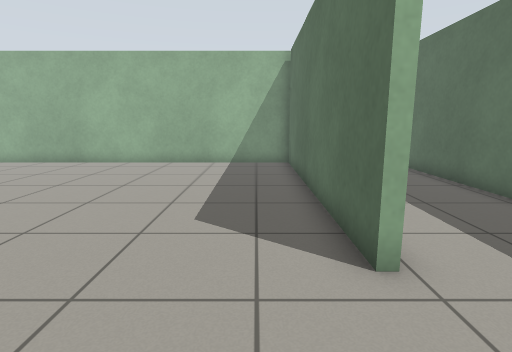
view 1 (above)

24 first-person views from a walk through a Gazebo world. The camera is 0.94 m above the floor, tilts 10° down and sees 80° across. The floor is counted in squares, 0.5 m on a side. Each view is taken from the middle of a square. On the plan, view 1 faces up. The plan holds only what a view shows up to about 16 squares ahead; the rest is blank. The place goes on beyond the plan.

view 2
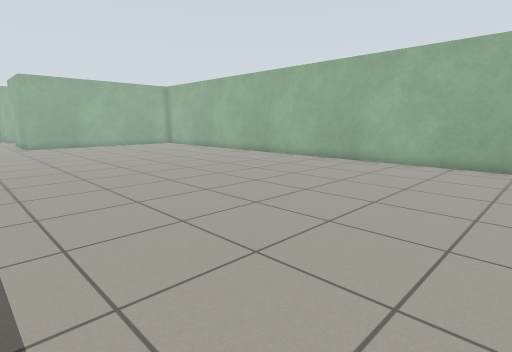

view 3
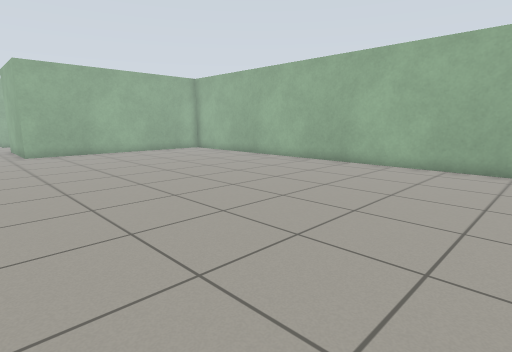

view 4
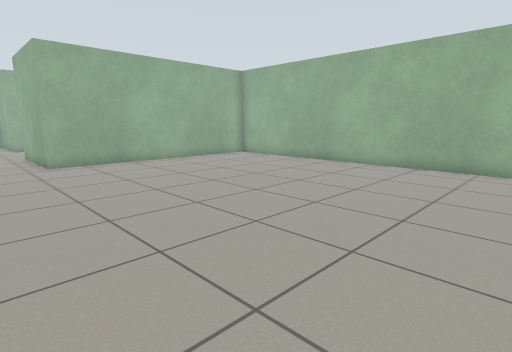

view 5
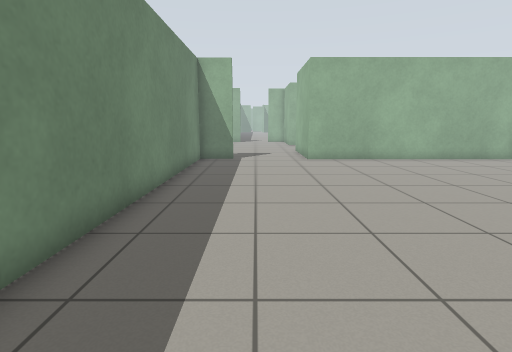

view 6
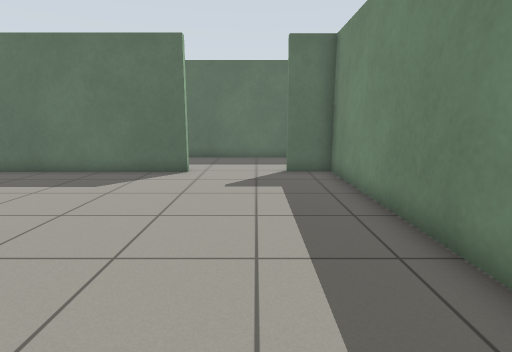

view 7
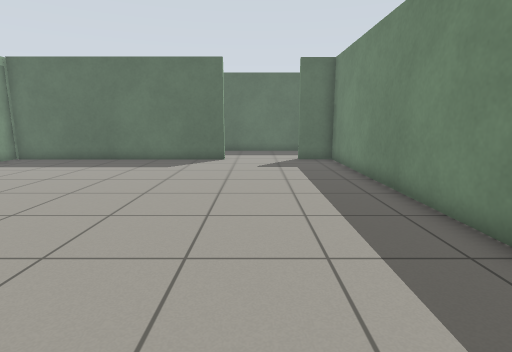

view 8
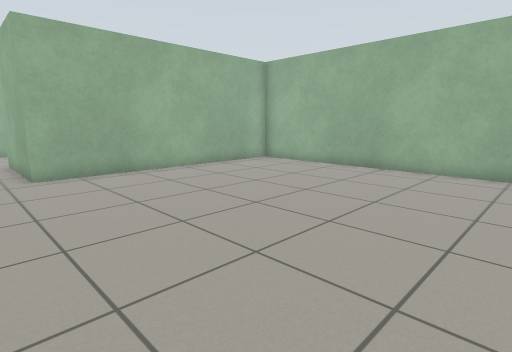

view 9
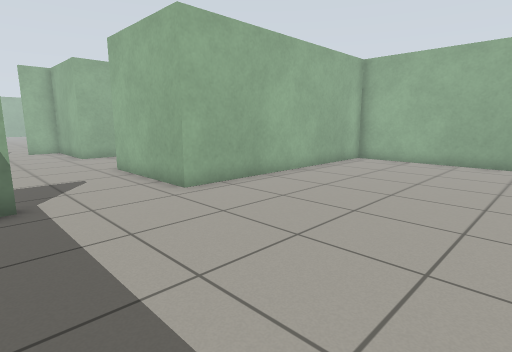

view 10
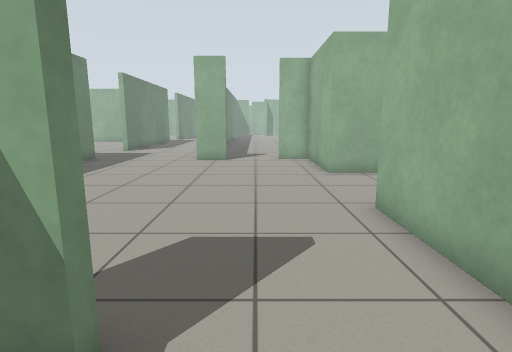

view 11
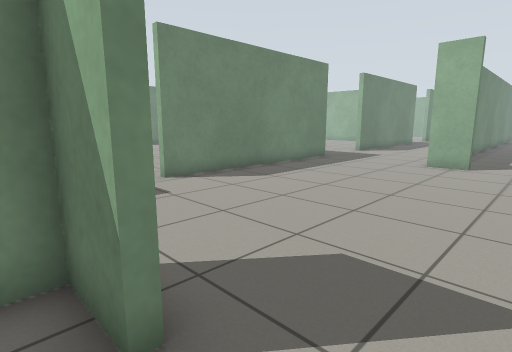

view 12
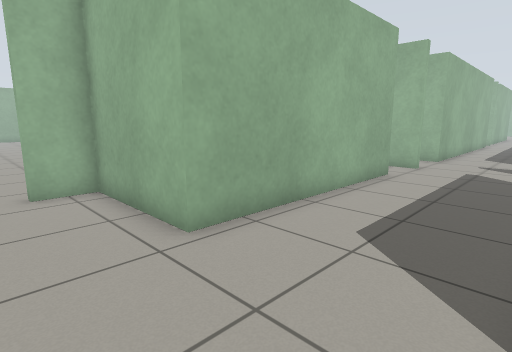

view 13
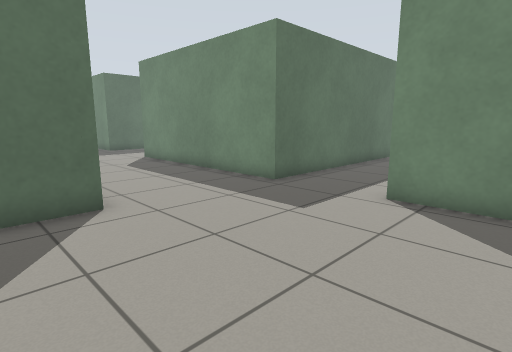

view 14
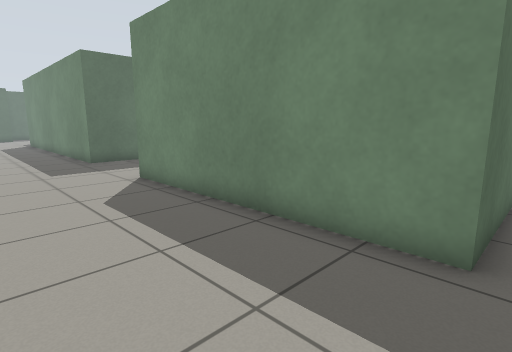

view 15
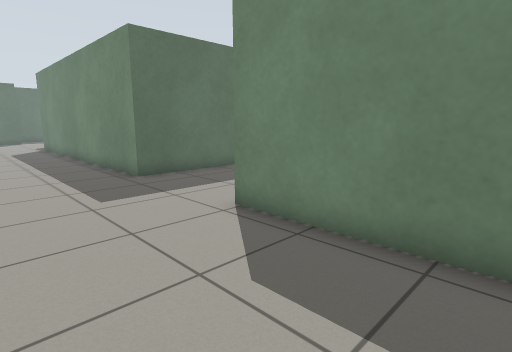

view 16
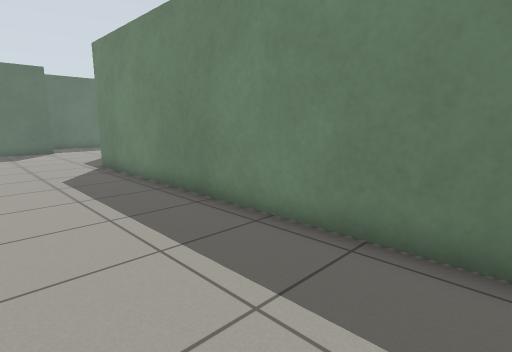

view 17
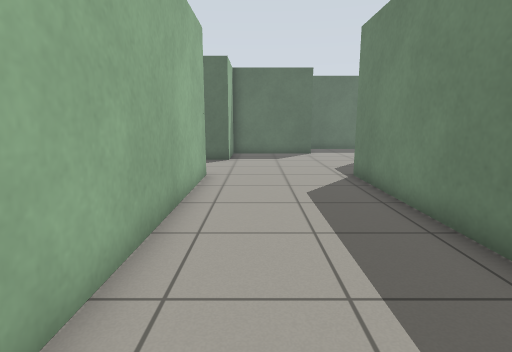

view 18
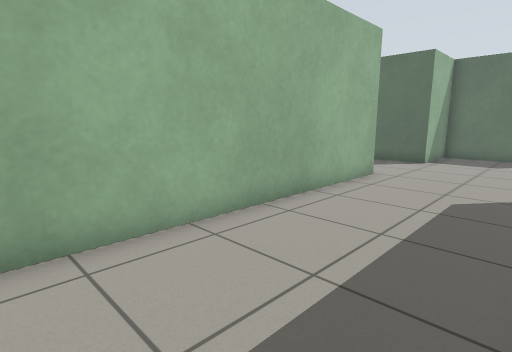

view 19
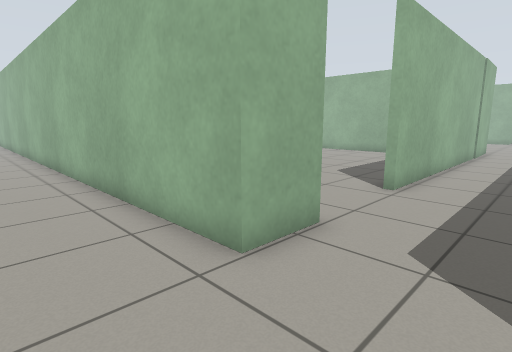

view 20
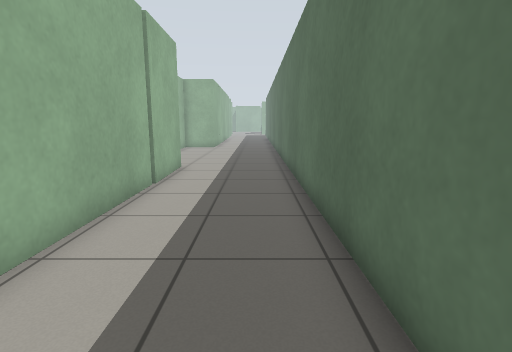

view 21
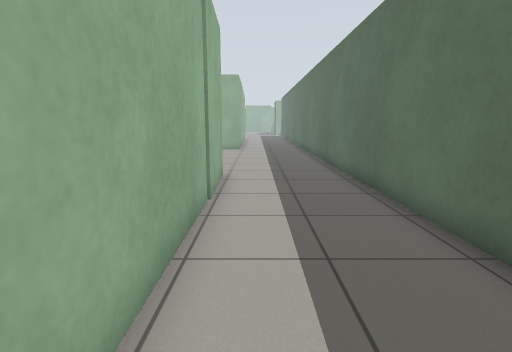

view 22
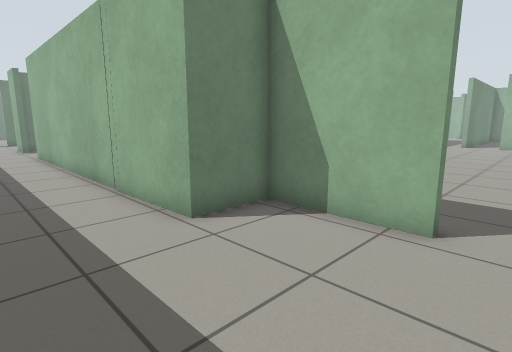

view 23
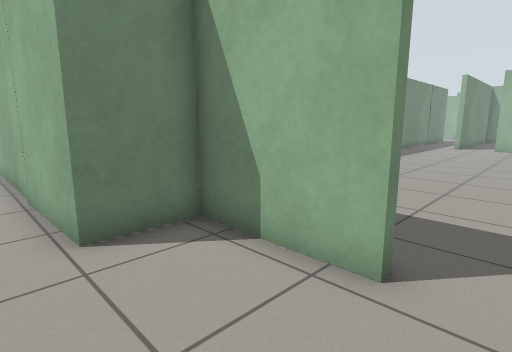

view 24
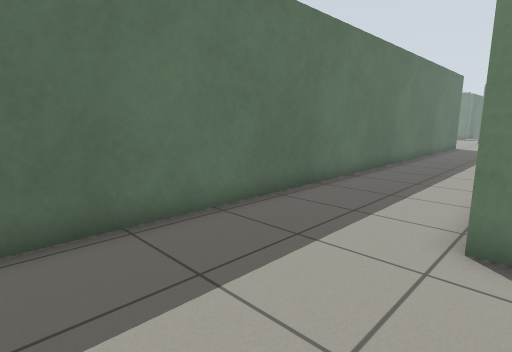

### Floor plan
Points are (right, up) in squares from view 1. A wall is a line through its corners. A room is listed if a view was taken in it or the views show most of it. See-through windows are left out.
Room 1 (views 1, 2, 3, 4, 5, 6, 7, 8, 9, 10, 11)
walls: (-9.6, -1.9) (1.5, -1.9) (1.5, -0.2); (1.5, 3.5) (1.5, 14.4); (-26.8, -0.1) (-26.8, -1.9) (-14.1, -1.9); (2, 14.3) (-26.6, 14.3) (-26.6, 3.7) (-27.6, 3.7)
ways out: opening at (-27, 1.5) to room 2; opening at (2, 1.5) to room 3
Room 2 (views 12, 13, 14, 15, 16, 17, 18, 19)
walls: (-27.1, -2.3) (-27.1, -0.5); (-27.4, -8.5) (-27.4, -7.5) (-17.8, -7.5); (-27.6, 3.7) (-31.6, 3.7); (-12.7, -8.5) (-12.7, -7.5) (1.9, -7.5); (-40.7, -0.5) (-40.4, -0.5) (-40.4, -2); (-41.1, -7.5) (-31.1, -7.5) (-31.1, -7.9); (-36.4, 12.3) (-36.4, 3.7) (-40.8, 3.7) (-40.8, 2.1); (1.8, -2.2) (-15.5, -2.2); (7.5, -2.6) (6.4, -2.6)
ways out: opening at (-27, 1.5) to room 1; opening at (4, -1.5) to room 3; opening at (-36.5, 13); opening at (-33.5, 14.5)
Room 3 (views 20, 21, 22, 23, 24)
walls: (-0.4, 21.7) (-0.4, 18) (1.8, 18) (1.8, 3.6); (1.5, -0.2) (1.8, -0.2) (1.8, -2.2); (6.4, -2.6) (6.4, 23.5)
ways out: opening at (2, 1.5) to room 1; opening at (4, -1.5) to room 2; opening at (-0.5, 22.5)

Positions as (right, up) in squares from view 1, and headings:
1: (0, 0), facing up
2: (-1, 0), facing up-left
3: (-7, 1), facing up-left
4: (-12, 1), facing up-left
5: (-11, 1), facing left
6: (-10, 1), facing right
7: (-14, 2), facing right
8: (-15, 2), facing up-left
9: (-19, -1), facing up-left
10: (-25, 1), facing left
11: (-26, 2), facing down-left
12: (-32, 1), facing up-left
13: (-34, 0), facing down-right
14: (-28, -3), facing down-right
15: (-23, -3), facing down-right
16: (-12, -3), facing down-right
17: (-9, -4), facing right
18: (-9, -7), facing up-right
19: (5, -5), facing up-left
20: (5, 5), facing up
21: (3, 7), facing up
22: (5, 23), facing down-left
23: (3, 23), facing down-left
24: (1, 23), facing down-right
